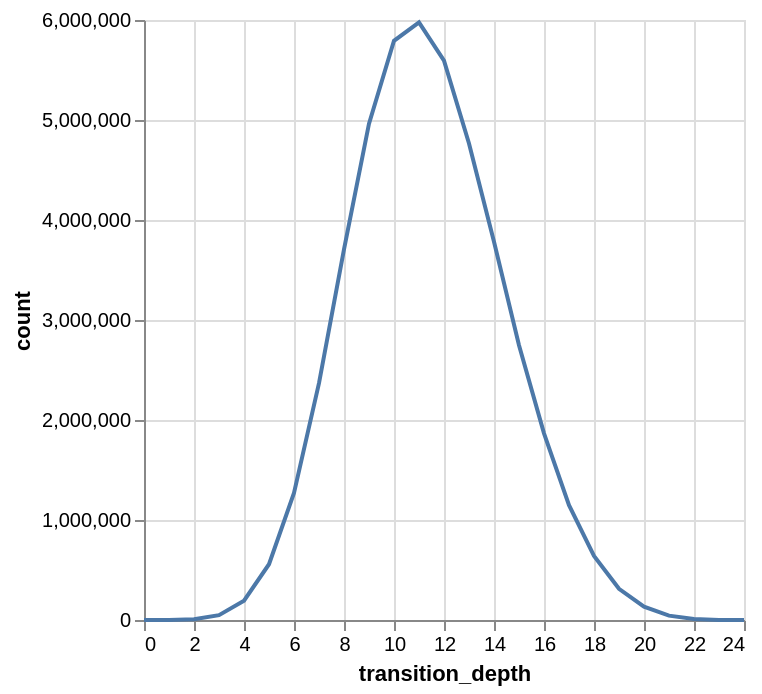

The notebook cell saved with this chart:
### Code cell
_plot_df = (
    transitions.group_by("transition_depth")
    .agg(count=pl.len())
    .collect()
    .sort("transition_depth")
)

alt.Chart(_plot_df).mark_line().encode(x="transition_depth", y="count")

### Figure 1 — Vega-Lite specification as saved in the notebook (floating-point values rounded to 4 significant figures)
{"config": {"view": {"continuousWidth": 300, "continuousHeight": 300}}, "data": {"name": "data-22de4ec77a248fe9426c5961ea8e766c"}, "mark": {"type": "line"}, "encoding": {"x": {"field": "transition_depth", "type": "quantitative"}, "y": {"field": "count", "type": "quantitative"}}, "$schema": "https://vega.github.io/schema/vega-lite/v6.4.1.json", "datasets": {"data-22de4ec77a248fe9426c5961ea8e766c": [{"transition_depth": 0, "count": 28}, {"transition_depth": 1, "count": 724}, {"transition_depth": 2, "count": 7940}, {"transition_depth": 3, "count": 48768}, {"transition_depth": 4, "count": 193580}, {"transition_depth": 5, "count": 557564}, {"transition_depth": 6, "count": 1269952}, {"transition_depth": 7, "count": 2368320}, {"transition_depth": 8, "count": 3706200}, {"transition_depth": 9, "count": 4963208}, {"transition_depth": 10, "count": 5792212}, {"transition_depth": 11, "count": 5976868}, {"transition_depth": 12, "count": 5594208}, {"transition_depth": 13, "count": 4765632}, {"transition_depth": 14, "count": 3782936}, {"transition_depth": 15, "count": 2747540}, {"transition_depth": 16, "count": 1866960}, {"transition_depth": 17, "count": 1147596}, {"transition_depth": 18, "count": 640940}, {"transition_depth": 19, "count": 312012}, {"transition_depth": 20, "count": 134084}, {"transition_depth": 21, "count": 43296}, {"transition_depth": 22, "count": 8940}, {"transition_depth": 23, "count": 836}, {"transition_depth": 24, "count": 28}]}}
